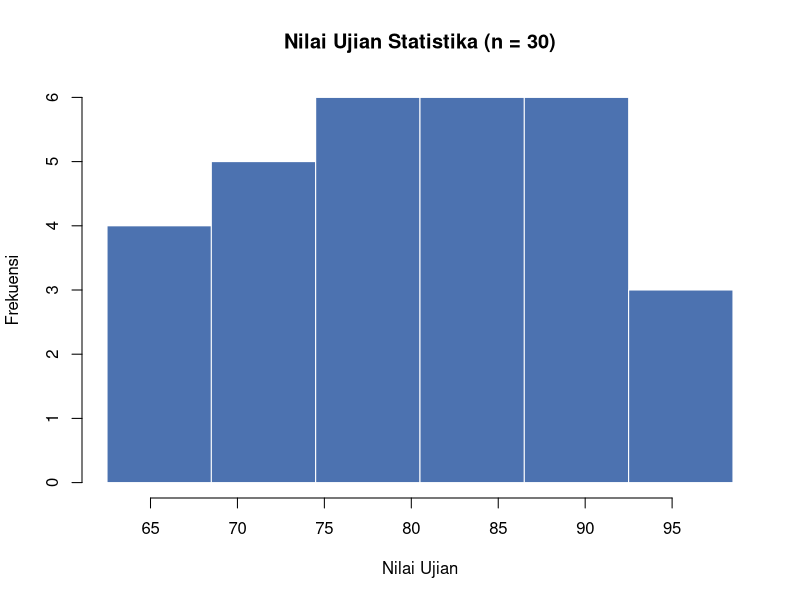
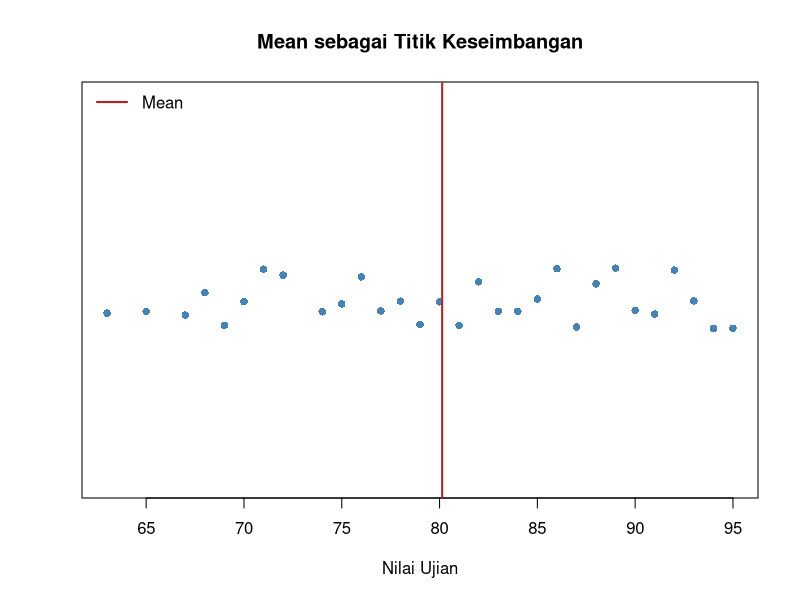
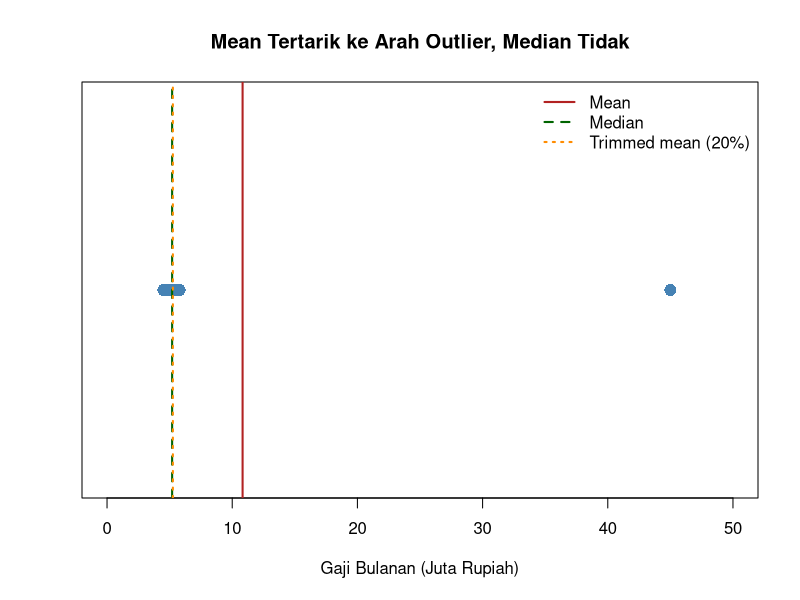
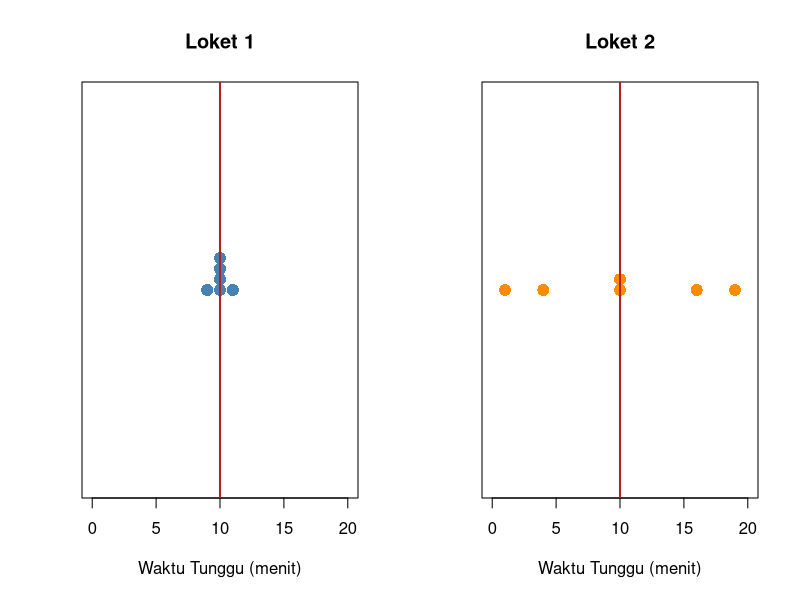
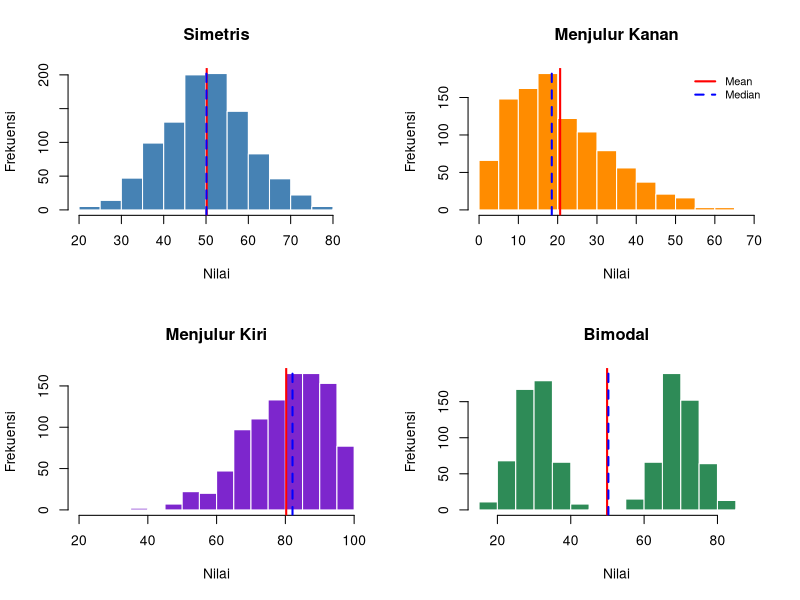
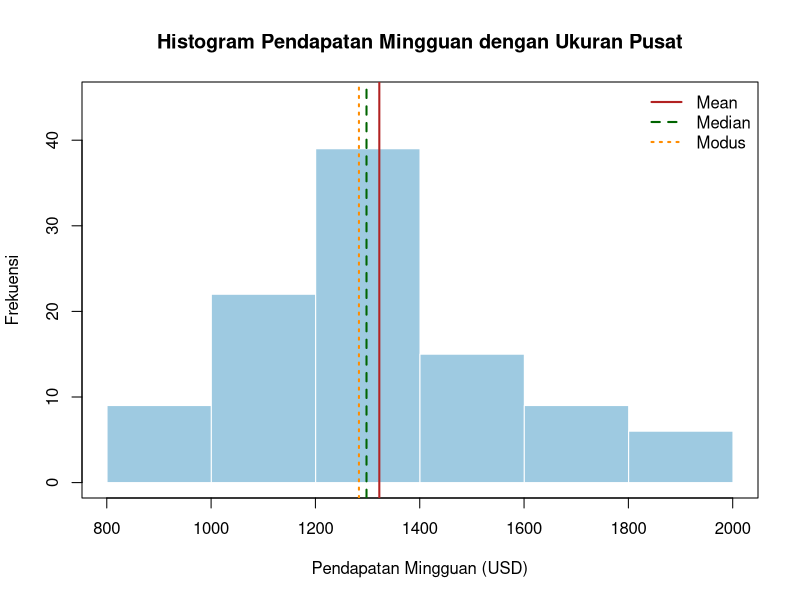
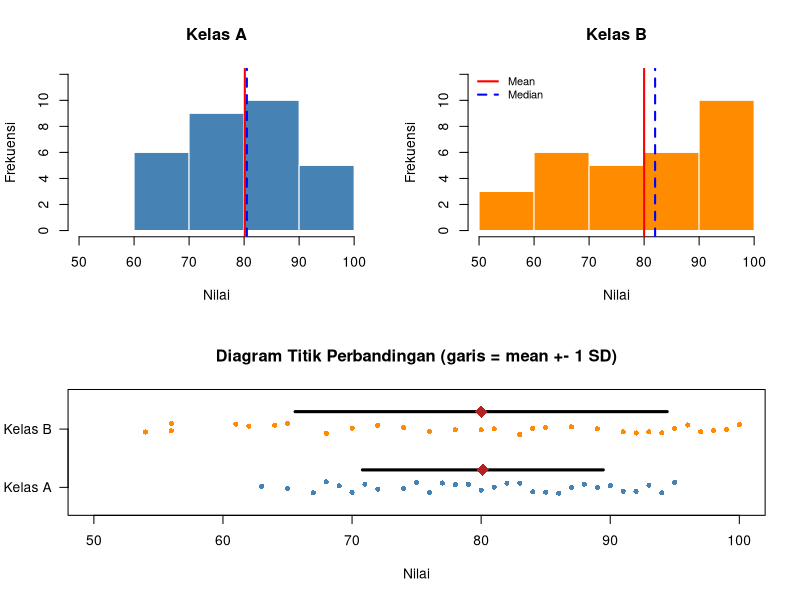
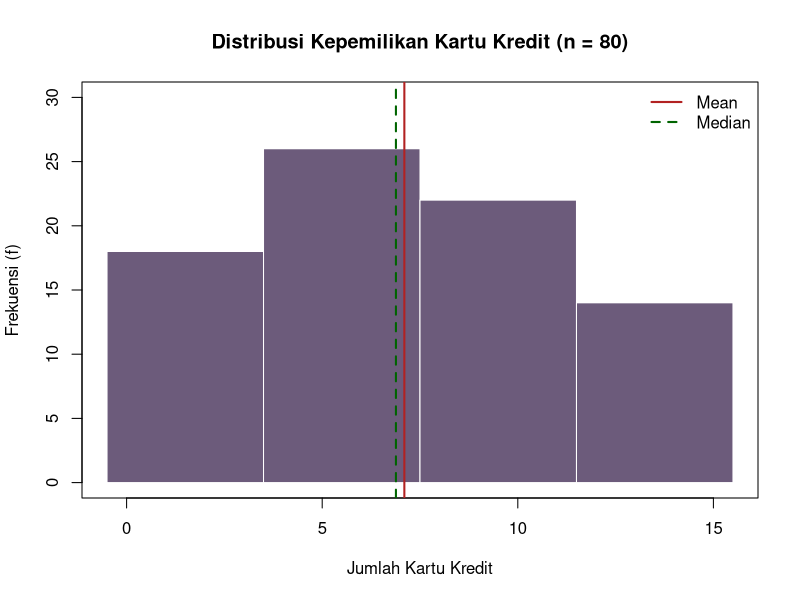

Generate these figures, in order, with R:
## ---- chunk 1
nilai_ujian <- c(78, 65, 82, 90, 74, 68, 95, 88, 72, 80,
91, 77, 63, 85, 79, 92, 70, 84, 76, 89,
81, 67, 93, 75, 86, 71, 94, 83, 69, 87)
n <- length(nilai_ujian)
# Batas nyata kelas hasil pengelompokan pada Pertemuan 4
batas_nyata_u <- seq(62.5, by = 6, length.out = 7)

## ---- chunk 2
f_ujian <- as.numeric(table(cut(nilai_ujian, breaks = batas_nyata_u)))
n
sort(nilai_ujian)

## ---- chunk 3
hist(nilai_ujian, breaks = batas_nyata_u, col = "#4C72B0", border = "white",
main = "Nilai Ujian Statistika (n = 30)", xlab = "Nilai Ujian", ylab = "Frekuensi")

## ---- chunk 4
# Manual: jumlahkan lalu bagi n
sum(nilai_ujian) / n

# Fungsi bawaan R
mean(nilai_ujian)

## ---- chunk 5
round(sum(nilai_ujian - mean(nilai_ujian)), 10)   # selalu 0

## ---- chunk 6
stripchart(nilai_ujian, method = "jitter", pch = 16, col = "steelblue",
xlab = "Nilai Ujian", main = "Mean sebagai Titik Keseimbangan")
abline(v = mean(nilai_ujian), col = "firebrick", lwd = 2)
legend("topleft", legend = "Mean", col = "firebrick", lwd = 2, bty = "n")

## ---- chunk 7
mata_kuliah <- c("Statistika", "Kalkulus", "Basis Data", "Algoritma")
nilai_mutu <- c(4.0, 3.0, 3.5, 2.0)
sks <- c(3, 4, 3, 2)
knitr::kable(data.frame(Mata_Kuliah = mata_kuliah, Nilai_Mutu = nilai_mutu, SKS = sks),
caption = "Data IPK Semester")

## ---- chunk 8
mean(nilai_mutu)                    # rata-rata biasa (mengabaikan bobot SKS)
weighted.mean(nilai_mutu, w = sks)  # IPK sebenarnya

## ---- chunk 9
# n = 30 (genap): rata-rata data ke-15 dan ke-16
urut <- sort(nilai_ujian)
urut[c(15, 16)]
mean(urut[c(15, 16)])
median(nilai_ujian)

## ---- chunk 10
gaji <- c(4.5, 4.8, 5.0, 5.2, 5.5, 5.8, 45)
# n = 7 (ganjil): median = data ke-4
sort(gaji)[4]
median(gaji)
mean(gaji)

## ---- chunk 11
mean(gaji)                # mean biasa
mean(gaji, trim = 0.2)    # buang 20% terkecil & 20% terbesar (1 data tiap ujung)
median(gaji)              # trimmed mean ekstrem (trim = 0.5)

## ---- chunk 12
hitung_modus <- function(x) {
tabel <- table(x)
maks <- max(tabel)
if (maks == 1) return(NA)                     # semua nilai unik -> tidak ada modus
hasil <- names(tabel)[tabel == maks]          # bisa lebih dari satu modus
if (is.numeric(x)) as.numeric(hasil) else hasil
}

hitung_modus(c(2, 3, 3, 4, 4, 4, 5))   # satu modus (unimodal)
hitung_modus(c(1, 2, 2, 3, 3, 4))      # dua modus (bimodal)
hitung_modus(nilai_ujian)              # tidak ada modus (semua nilai unik)

## ---- chunk 13
# Modus pada data nominal
metode_bayar <- c("Tunai", "Debit", "Debit", "E-Wallet", "Debit", "Kredit", "Tunai")
hitung_modus(metode_bayar)

## ---- chunk 14
stripchart(gaji, method = "stack", pch = 16, cex = 1.6, col = "steelblue",
xlim = c(0, 50), xlab = "Gaji Bulanan (Juta Rupiah)",
main = "Mean Tertarik ke Arah Outlier, Median Tidak")
abline(v = mean(gaji),              col = "firebrick",  lwd = 2)
abline(v = median(gaji),            col = "darkgreen",  lwd = 2, lty = 2)
abline(v = mean(gaji, trim = 0.2),  col = "darkorange", lwd = 2, lty = 3)
legend("topright", bty = "n", lwd = 2, lty = c(1, 2, 3),
col = c("firebrick", "darkgreen", "darkorange"),
legend = c("Mean", "Median", "Trimmed mean (20%)"))

## ---- chunk 15
loket_1 <- c(9, 10, 10, 10, 10, 11)
loket_2 <- c(1, 4, 10, 10, 16, 19)

rbind(Loket_1 = c(Mean = mean(loket_1), Median = median(loket_1)),
Loket_2 = c(Mean = mean(loket_2), Median = median(loket_2)))

## ---- chunk 16
par(mfrow = c(1, 2))
stripchart(loket_1, method = "stack", pch = 16, cex = 1.6, col = "steelblue",
xlim = c(0, 20), xlab = "Waktu Tunggu (menit)", main = "Loket 1")
abline(v = 10, col = "firebrick", lwd = 2)
stripchart(loket_2, method = "stack", pch = 16, cex = 1.6, col = "darkorange",
xlim = c(0, 20), xlab = "Waktu Tunggu (menit)", main = "Loket 2")
abline(v = 10, col = "firebrick", lwd = 2)
par(mfrow = c(1, 1))

## ---- chunk 17
range(nilai_ujian)              # R mengembalikan nilai min dan max, BUKAN selisihnya
diff(range(nilai_ujian))        # rentang sebenarnya
diff(range(loket_1))
diff(range(loket_2))

## ---- chunk 18
kuis <- c(6, 8, 7, 9, 5, 10, 7, 8)
rata_kuis <- mean(kuis)

tabel_deviasi <- data.frame(
x = kuis,
Deviasi = kuis - rata_kuis,
Deviasi_Kuadrat = (kuis - rata_kuis)^2
)
knitr::kable(tabel_deviasi, caption = paste0("Tabel Deviasi (mean = ", rata_kuis, ")"))

## ---- chunk 19
colSums(tabel_deviasi)   # jumlah deviasi = 0; jumlah kuadrat deviasi = 18

## ---- chunk 20
n_k <- length(kuis)
JKD <- sum((kuis - mean(kuis))^2)             # jumlah kuadrat deviasi
c(Varians_Sampel = JKD / (n_k - 1),           # s^2 (dibagi n - 1)
Varians_Populasi = JKD / n_k,               # sigma^2 (dibagi N)
SD_Sampel = sqrt(JKD / (n_k - 1)))

var(kuis)   # fungsi bawaan R
sd(kuis)    # fungsi bawaan R

# Rumus komputasi (setara): [sum(x^2) - (sum(x))^2 / n] / (n - 1)
(sum(kuis^2) - sum(kuis)^2 / n_k) / (n_k - 1)

## ---- chunk 21
set.seed(2026)
populasi <- rnorm(10000, mean = 50, sd = 10)
sigma2 <- mean((populasi - mean(populasi))^2)   # varians populasi sebenarnya

# Ambil 5000 sampel berukuran n = 5, hitung varians dengan dua cara
hasil <- replicate(5000, {
s <- sample(populasi, 5)
c(bagi_n = sum((s - mean(s))^2) / 5, bagi_n_min_1 = var(s))
})

knitr::kable(data.frame(
Metode = c("Varians populasi sebenarnya", "Rata-rata s^2 dibagi n", "Rata-rata s^2 dibagi n - 1"),
Nilai = round(unname(c(sigma2, rowMeans(hasil))), 2)
), caption = "Rata-rata dari 5000 varians sampel (n = 5)")

## ---- chunk 22
c(Varians = var(nilai_ujian), SD = sd(nilai_ujian))

## ---- chunk 23
tinggi <- c(mean = 165, sd = 8)   # cm
berat  <- c(mean = 60,  sd = 9)   # kg

cv <- function(rata, simpangan) simpangan / rata * 100
c(CV_Tinggi_persen = cv(tinggi[["mean"]], tinggi[["sd"]]),
CV_Berat_persen  = cv(berat[["mean"]],  berat[["sd"]]))

## ---- chunk 24
set.seed(123)
data_simetris     <- rnorm(1000, mean = 50, sd = 10)
data_skewed_kanan <- rbeta(1000, 2, 8) * 100
data_bimodal      <- c(rnorm(500, mean = 30, sd = 5), rnorm(500, mean = 70, sd = 5))
data_skewed_kiri  <- 100 - rbeta(1000, 2, 8) * 100

tampil_hist <- function(x, judul, warna, dengan_legenda = FALSE) {
hist(x, breaks = 20, col = warna, border = "white", main = judul,
xlab = "Nilai", ylab = "Frekuensi")
abline(v = mean(x),   col = "red",  lwd = 2)
abline(v = median(x), col = "blue", lwd = 2, lty = 2)
if (dengan_legenda) {
legend("topright", legend = c("Mean", "Median"), col = c("red", "blue"),
lwd = 2, lty = c(1, 2), bty = "n", cex = 0.8)
}
}

par(mfrow = c(2, 2))
tampil_hist(data_simetris,     "Simetris",       "steelblue")
tampil_hist(data_skewed_kanan, "Menjulur Kanan", "darkorange", dengan_legenda = TRUE)
tampil_hist(data_skewed_kiri,  "Menjulur Kiri",  "purple3")
tampil_hist(data_bimodal,      "Bimodal",        "seagreen")
par(mfrow = c(1, 1))

## ---- chunk 25
ringkas_bentuk <- function(x) {
c(Mean = mean(x), Median = median(x), SD = sd(x),
Kemencengan_Pearson = 3 * (mean(x) - median(x)) / sd(x))
}

knitr::kable(round(t(sapply(list(Simetris = data_simetris, Menjulur_Kanan = data_skewed_kanan,
Menjulur_Kiri = data_skewed_kiri, Bimodal = data_bimodal),
ringkas_bentuk)), 2),
caption = "Ukuran Pusat dan Kemencengan pada Empat Bentuk Distribusi")

## ---- chunk 26
c(Mean = mean(nilai_ujian), Median = median(nilai_ujian),
Kemencengan_Pearson = 3 * (mean(nilai_ujian) - median(nilai_ujian)) / sd(nilai_ujian))

## ---- chunk 27
ukuran <- function(x) {
c(Mean = mean(x), Median = median(x), SD = sd(x),
Rentang = diff(range(x)), CV_persen = sd(x) / mean(x) * 100)
}

gaji_tanpa_outlier <- gaji[gaji != max(gaji)]

knitr::kable(round(rbind("Dengan outlier" = ukuran(gaji),
"Tanpa outlier"  = ukuran(gaji_tanpa_outlier)), 2),
caption = "Pengaruh Satu Nilai Ekstrem terhadap Ukuran Pusat dan Sebaran")

## ---- chunk 28
z_ujian <- (nilai_ujian - mean(nilai_ujian)) / sd(nilai_ujian)   # setara scale(nilai_ujian)

round(c(Nilai_63 = z_ujian[nilai_ujian == 63],
Nilai_80 = z_ujian[nilai_ujian == 80],
Nilai_95 = z_ujian[nilai_ujian == 95]), 2)

round(c(Mean_z = mean(z_ujian), SD_z = sd(z_ujian)), 10)   # z-score selalu bermean 0 dan SD 1

## ---- chunk 29
z_stat <- (85 - 80) / 5
z_kalk <- (78 - 65) / 10
c(z_Statistika = z_stat, z_Kalkulus = z_kalk)

## ---- chunk 30
proporsi_dalam <- function(x, k) mean(abs(x - mean(x)) <= k * sd(x))

k <- c(1, 2, 3)
knitr::kable(data.frame(
k = k,
Data_Nilai_Ujian_pct  = round(sapply(k, function(kk) proporsi_dalam(nilai_ujian, kk)) * 100, 1),
Aturan_Empiris_pct    = c(68, 95, 99.7),
Chebyshev_Minimal_pct = round((1 - 1 / k^2) * 100, 1)
), caption = "Persentase Data dalam k Simpangan Baku dari Mean")

## ---- chunk 31
kelas_p <- c("801-1000", "1001-1200", "1201-1400", "1401-1600", "1601-1800", "1801-2000")
batas_nyata_p <- seq(800.5, by = 200, length.out = 7)   # 800.5, 1000.5, ..., 2000.5
f_p <- c(9, 22, 39, 15, 9, 6)

L_p <- head(batas_nyata_p, -1)   # batas nyata bawah
U_p <- tail(batas_nyata_p, -1)   # batas nyata atas
m_p <- (L_p + U_p) / 2           # titik tengah
n_p <- sum(f_p)

## ---- chunk 32
tabel_p <- data.frame(
Kelas = kelas_p,
f = f_p,
m = m_p,
f_kali_m = f_p * m_p,
Kumulatif_F = cumsum(f_p)
)
knitr::kable(tabel_p, caption = "Tabel Bantu: Mean dan Median")

## ---- chunk 33
mean_p <- sum(f_p * m_p) / n_p
mean_p

## ---- chunk 34
n_p / 2                                        # posisi median = 50
i_med <- which(cumsum(f_p) >= n_p / 2)[1]      # indeks kelas median
kelas_p[i_med]                                 # kelas median

F_sblm <- if (i_med == 1) 0 else cumsum(f_p)[i_med - 1]
median_p <- L_p[i_med] + ((n_p / 2 - F_sblm) / f_p[i_med]) * 200
median_p

## ---- chunk 35
i_mod <- which.max(f_p)    # kelas modus
d1 <- f_p[i_mod] - (if (i_mod == 1) 0 else f_p[i_mod - 1])
d2 <- f_p[i_mod] - (if (i_mod == length(f_p)) 0 else f_p[i_mod + 1])
c(d1 = d1, d2 = d2)

modus_p <- L_p[i_mod] + (d1 / (d1 + d2)) * 200
modus_p

## ---- chunk 36
tabel_var <- data.frame(
m = m_p,
f = f_p,
Deviasi = m_p - mean_p,
f_Deviasi_Kuadrat = f_p * (m_p - mean_p)^2
)
knitr::kable(round(tabel_var, 1), caption = "Tabel Bantu: Varians")

## ---- chunk 37
var_p <- sum(f_p * (m_p - mean_p)^2) / (n_p - 1)
c(Varians = var_p, SD = sqrt(var_p), CV_persen = sqrt(var_p) / mean_p * 100)

## ---- chunk 38
statistik_terkelompok <- function(batas_nyata, f) {
k <- length(f); n <- sum(f)
L <- head(batas_nyata, -1); U <- tail(batas_nyata, -1)
w <- U - L; m <- (L + U) / 2

rata <- sum(f * m) / n

Fk <- cumsum(f)
i_med <- which(Fk >= n / 2)[1]
F_sb  <- if (i_med == 1) 0 else Fk[i_med - 1]
med   <- L[i_med] + ((n / 2 - F_sb) / f[i_med]) * w[i_med]

i_mod <- which.max(f)
d1 <- f[i_mod] - (if (i_mod == 1) 0 else f[i_mod - 1])
d2 <- f[i_mod] - (if (i_mod == k) 0 else f[i_mod + 1])
mod <- L[i_mod] + (d1 / (d1 + d2)) * w[i_mod]

v <- sum(f * (m - rata)^2) / (n - 1)
c(n = n, Mean = rata, Median = med, Modus = mod,
Varians = v, SD = sqrt(v), CV_persen = sqrt(v) / rata * 100)
}

round(statistik_terkelompok(batas_nyata_p, f_p), 2)

## ---- chunk 39
hasil_p <- statistik_terkelompok(batas_nyata_p, f_p)

plot(NULL, xlim = range(batas_nyata_p), ylim = c(0, 45),
xlab = "Pendapatan Mingguan (USD)", ylab = "Frekuensi",
main = "Histogram Pendapatan Mingguan dengan Ukuran Pusat")
rect(L_p, 0, U_p, f_p, col = "#9ecae1", border = "white")
abline(v = hasil_p["Mean"],   col = "firebrick",  lwd = 2)
abline(v = hasil_p["Median"], col = "darkgreen",  lwd = 2, lty = 2)
abline(v = hasil_p["Modus"],  col = "darkorange", lwd = 2, lty = 3)
legend("topright", bty = "n", lwd = 2, lty = 1:3,
col = c("firebrick", "darkgreen", "darkorange"),
legend = c("Mean", "Median", "Modus"))

## ---- chunk 40
eksak <- c(Mean = mean(nilai_ujian), Median = median(nilai_ujian), SD = sd(nilai_ujian))
aprox <- statistik_terkelompok(batas_nyata_u, f_ujian)[c("Mean", "Median", "SD")]

knitr::kable(round(rbind("Data mentah (eksak)" = eksak, "Data terkelompok (aproksimasi)" = aprox), 2),
caption = "Perbandingan Statistik Eksak vs Aproksimasi Data Terkelompok")

## ---- chunk 41
c(Mean = mean(gaji), Median = median(gaji))
sum(gaji < mean(gaji))   # banyaknya karyawan bergaji di bawah "rata-rata"

## ---- chunk 42
rata <- c(A = 80, B = 70)
ukuran_kelas <- c(A = 30, B = 10)

mean(rata)                              # SALAH: mengabaikan ukuran kelas
weighted.mean(rata, w = ukuran_kelas)   # BENAR: rata-rata tertimbang

## ---- chunk 43
kelas_A <- nilai_ujian
kelas_B <- c(72, 96, 56, 85, 100, 64, 91, 54, 78, 93,
61, 87, 99, 68, 81, 56, 94, 70, 89, 62,
97, 74, 83, 65, 92, 76, 98, 80, 84, 95)

## ---- chunk 44
ringkasan <- function(x) {
c(n = length(x), Mean = mean(x), Median = median(x),
Modus = hitung_modus(x)[1],
Min = min(x), Maks = max(x), Rentang = diff(range(x)),
Varians = var(x), SD = sd(x), CV_persen = sd(x) / mean(x) * 100)
}

knitr::kable(round(sapply(list(Kelas_A = kelas_A, Kelas_B = kelas_B), ringkasan), 2),
caption = "Ringkasan Statistik Deskriptif Kelas A dan Kelas B")

## ---- chunk 45
layout(matrix(c(1, 2, 3, 3), nrow = 2, byrow = TRUE), heights = c(3, 2.6))

hist(kelas_A, breaks = seq(50, 100, by = 10), col = "steelblue", border = "white",
ylim = c(0, 12), main = "Kelas A", xlab = "Nilai", ylab = "Frekuensi")
abline(v = mean(kelas_A),   col = "red",  lwd = 2)
abline(v = median(kelas_A), col = "blue", lwd = 2, lty = 2)

hist(kelas_B, breaks = seq(50, 100, by = 10), col = "darkorange", border = "white",
ylim = c(0, 12), main = "Kelas B", xlab = "Nilai", ylab = "Frekuensi")
abline(v = mean(kelas_B),   col = "red",  lwd = 2)
abline(v = median(kelas_B), col = "blue", lwd = 2, lty = 2)
legend("topleft", legend = c("Mean", "Median"), col = c("red", "blue"),
lwd = 2, lty = c(1, 2), bty = "n", cex = 0.8)

stripchart(list("Kelas A" = kelas_A, "Kelas B" = kelas_B), method = "jitter", pch = 16,
col = c("steelblue", "darkorange"), las = 1, xlim = c(50, 100), ylim = c(0.6, 2.6),
xlab = "Nilai", main = "Diagram Titik Perbandingan (garis = mean +- 1 SD)")
for (i in 1:2) {
kls <- list(kelas_A, kelas_B)[[i]]
segments(mean(kls) - sd(kls), i + 0.3, mean(kls) + sd(kls), i + 0.3, lwd = 3)
points(mean(kls), i + 0.3, pch = 18, cex = 2, col = "firebrick")
}
layout(1)

## ---- chunk 46
z_A <- (90 - mean(kelas_A)) / sd(kelas_A)
z_B <- (90 - mean(kelas_B)) / sd(kelas_B)
knitr::kable(data.frame(Kelas = c("A", "B"),
Mean = round(c(mean(kelas_A), mean(kelas_B)), 2),
SD = round(c(sd(kelas_A), sd(kelas_B)), 2),
z_score = round(c(z_A, z_B), 2)),
caption = "Posisi Relatif Nilai 90")

## ---- chunk 47
kelas_kk <- c("0 to 3", "4 to 7", "8 to 11", "12 or more")
frekuensi_kk <- c(18, 26, 22, 14)

# Kelas terbuka "12 or more" diasumsikan mengikuti lebar kelas yang sama
# dengan kelas sebelumnya (w = 4), sehingga batas atasnya = 15.
batas_bawah_kk <- c(0, 4, 8, 12)
batas_atas_kk  <- c(3, 7, 11, 15)
batas_nyata_kk <- c(-0.5, 3.5, 7.5, 11.5, 15.5)

## ---- chunk 48
m_4_7 <- (4 + 7) / 2
m_4_7

## ---- chunk 49
hasil_kk <- statistik_terkelompok(batas_nyata_kk, frekuensi_kk)
round(hasil_kk[c("n", "Mean", "Median", "Modus")], 2)

## ---- chunk 50
round(hasil_kk[c("Varians", "SD", "CV_persen")], 2)

## ---- chunk 51
sk_kk <- 3 * (hasil_kk["Mean"] - hasil_kk["Median"]) / hasil_kk["SD"]
round(sk_kk, 2)

## ---- chunk 52
plot(NULL, xlim = c(-0.5, 15.5), ylim = c(0, 30),
xlab = "Jumlah Kartu Kredit", ylab = "Frekuensi (f)",
main = "Distribusi Kepemilikan Kartu Kredit (n = 80)")
rect(head(batas_nyata_kk, -1), 0, tail(batas_nyata_kk, -1), frekuensi_kk,
col = "#6C5B7B", border = "white")
abline(v = hasil_kk["Mean"],   col = "firebrick", lwd = 2)
abline(v = hasil_kk["Median"], col = "darkgreen", lwd = 2, lty = 2)
legend("topright", legend = c("Mean", "Median"), col = c("firebrick", "darkgreen"),
lwd = 2, lty = c(1, 2), bty = "n")

## ---- chunk 53
batas_nyata_kk_alt <- c(-0.5, 3.5, 7.5, 11.5, 19.5)   # batas atas kelas terakhir diperlebar

sensitivitas <- rbind(
"Asumsi batas atas 15" = statistik_terkelompok(batas_nyata_kk, frekuensi_kk),
"Asumsi batas atas 19" = statistik_terkelompok(batas_nyata_kk_alt, frekuensi_kk)
)
knitr::kable(round(sensitivitas[, c("Mean", "Median", "Modus", "SD")], 2),
caption = "Dampak Asumsi Kelas Terbuka")

## ---- chunk 54
# Kerjakan di sini:
waktu <- c(15, 22, 18, 30, 25, 20, 35, 28, 19, 24, 27, 33)
# ...

# Kunci jawaban (jalankan setelah mencoba sendiri):
# Mean = 24.67; Median = 24.5; Modus = tidak ada (semua nilai unik)
# Rentang = 35 - 15 = 20
# Varians = 38.24; SD = 6.18; CV = 6.18 / 24.67 x 100% = 25.07%
# z-score terbesar (mutlak): 35 menit -> (35 - 24.67) / 6.18 = 1.67
# (15 menit: z = -1.56). Semua data berada dalam 2 SD dari mean.

## ---- chunk 55
# Kerjakan di sini:
# cv_x <- ...
# cv_y <- ...

# Kunci jawaban:
# CV_X = 3 / 12 x 100% = 25%
# CV_Y = 5 / 25 x 100% = 20%
# Reksa Dana Y lebih stabil secara relatif (CV lebih kecil), meskipun SD-nya (5%) lebih besar.

## ---- chunk 56
# Kerjakan di sini:
harga <- c(0.85, 0.90, 0.95, 0.90, 1.05, 1.10, 0.98, 9.5)
# ...

# Kunci jawaban:
# (a) Mean = 2.03; Median = 0.965; SD = 3.02
# (b) Tanpa 9.5: Mean = 0.961; Median = 0.95; SD = 0.089
#     -> mean turun lebih dari separuh dan SD menyusut drastis; median nyaris tidak berubah.
# (c) Laporkan MEDIAN (0.965 miliar), karena satu rumah mewah (9.5 miliar)
#     menggeser mean ke 2.03 miliar -- dua kali lipat harga hampir semua rumah lainnya.
# Modus = 0.90 (muncul dua kali).

## ---- chunk 57
# Kerjakan di sini:
# z_rina <- ...
# z_dewi <- ...

# Kunci jawaban:
# z_Rina = (72 - 65) / 5 = 1.4
# z_Dewi = (80 - 70) / 10 = 1.0
# Rina lebih unggul secara relatif (1.4 SD di atas mean vs 1.0 SD), walaupun nilai mentah Dewi lebih tinggi.
